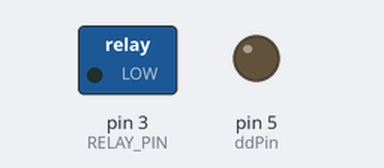
Simulated run of this sketch. Board: Arduino Uno, built with avr-gcc and run on an emulated ATmega328P. Parts: switched loads named in the sketch (green lamp = pin HIGH), output pins drawn as LEDs (lit = HIGH).

Above: at 0.1 s.
At 5.7 s:
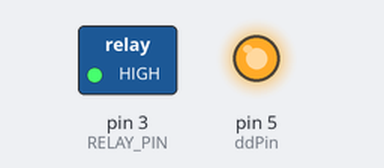
At 22.3 s:
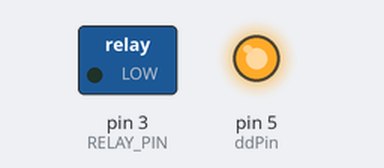
Timing chart, 0 to 23.8 s (numbered marks = the images above):
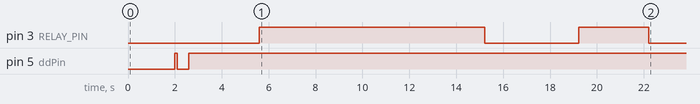

The sketch:

sketch_feb06a.ino
```cpp
#include "roombaDefines.h"
#include <SoftwareSerial.h>
const int RELAY_PIN = 3;
unsigned long minutes = 3000;

int rxPin = 10;
int txPin = 11;
SoftwareSerial Roomba(rxPin, txPin);

void setup()
{
  pinMode(RELAY_PIN, OUTPUT);

  Serial.begin(115200);
  while (!Serial) {}
  Roomba.begin(19200);
  while (!Roomba) {}
  pinMode(ddPin, OUTPUT);
//  pinMode(buttonPin, INPUT_PULLUP); // connected to Arduino pin 12 and used for "starting"

  delay(2000);

  wakeUp();
  startSafe();
  drive(500, 0);
  digitalWrite(RELAY_PIN, HIGH);
  delay(3000); // 3000
  driveStop();
  turnCCW(500,30);
  drive(500,0);
  digitalWrite(RELAY_PIN, LOW);
  delay(4000); // 4000
  //  driveStop();
//  turnCW(500,30);
//  drive(500,0);
// delay(1000);
// driveStop();
// turn CCW(500,50);
  digitalWrite(RELAY_PIN, HIGH);
  delay(3000); // 3000
  digitalWrite(RELAY_PIN, LOW);
  delay(1000);
  driveStop();


}

void loop()
{
//  if (millis() < minutes * .5) {
//    if (Serial.available() > 0) {
//    String message = Serial.readString();
//    if (message == "forward") {
//      drive(500, 0);
//      delay(1000);
//      driveStop();
//    } else if (message == "right") {
//      turnCW(500, 10);
//      delay(1000);
//      driveStop();
//    } else if (message == "left") {
//      turnCCW(500, 10);
//      delay(1000);
//      driveStop();
//    } else {
//      delay(1000);
//      driveStop();
//    }
//    int randChance = random(1,7);
//    if (randChance == 1){
//      digitalWrite(RELAY_PIN, HIGH);
//    } else if (randChance == 7) {
//      digitalWrite(RELAY_PIN, LOW);
//    } else if (randChance == 6) {
//      digitalWrite(RELAY_PIN, LOW);
//      }
//  }
//  } else {
//    delay(1000);
//    driveStop();
//    delay(1000);
//    digitalWrite(RELAY_PIN, LOW);
//  }
}

void wakeUp (void)
{
  //  setWarningLED(ON);
  digitalWrite(ddPin, HIGH);
  delay(100);
  digitalWrite(ddPin, LOW);
  delay(500);
  digitalWrite(ddPin, HIGH);
  delay(2000);
}

void startSafe()
{
  Roomba.write(128);  //Start
  Roomba.write(132);  //Safe mode
  delay(1000);
}

void drive(int velocity, int radius)
{
  clamp(velocity, -500, 500); //def max and min velocity in mm/s
  clamp(radius, -2000, 2000); //def max and min radius in mm

  Roomba.write(137);
  Roomba.write(velocity >> 8);
  Roomba.write(velocity);
  Roomba.write(radius >> 8);
  Roomba.write(radius);
}

//---------------------------------------------------------------

void driveWheels(int right, int left)
{
  clamp(right, -500, 500);
  clamp(left, -500, 500);

  Roomba.write(145);
  Roomba.write(right >> 8);
  Roomba.write(right);
  Roomba.write(left >> 8);
  Roomba.write(left);
}

//---------------------------------------------------------------
void driveWheelsPWM(int rightPWM, int leftPWM)
{
  clamp(rightPWM, -255, 255);
  clamp(leftPWM, -255, 255);

  Roomba.write(146);
  Roomba.write(rightPWM >> 8);
  Roomba.write(rightPWM);
  Roomba.write(leftPWM >> 8);
  Roomba.write(leftPWM);
}

//---------------------------------------------------------------
void turnCW(unsigned short velocity, unsigned short degrees)
{
  drive(velocity, -1);
  clamp(velocity, 0, 500);
  delay(6600);
  drive(0, 0);
}

//---------------------------------------------------------------
void turnCCW(unsigned short velocity, unsigned short degrees)
{
  drive(velocity, 1);
  clamp(velocity, 0, 500);
  delay(6600);
  drive(0, 0);
}

//---------------------------------------------------------------
void driveStop(void)
{
  drive(0, 0);
}

//---------------------------------------------------------------
void driveLeft(int left)
{
  driveWheels(left, 0);
}

//---------------------------------------------------------------
void driveRight(int right)
{
  driveWheels(0, right);
}
```

roombaDefines.h
```cpp
#define clamp(value, min, max) (value < min ? min : value > max ? max : value)

#define ON 1
#define OFF 0

// Motor Drive
# define MAX_SPEED 220 // 70% of top speed ==> 256
# define MIN_SPEED 70

int motorSpeed = 100;

char command = 0; // variable to store command received from IR or BT remote control
char state = 0;

int buttonPin = 12;
int ledPin=13;
int ddPin=5; // device detect

bool debrisLED;
bool spotLED;
bool dockLED;
bool warningLED;
byte color;
byte intensity;

char digit1;
char digit2;
char digit3;
char digit4;

// blocking sensor functions - these will request data and wait until a response is recieved, then return the response

int getSensorData(byte sensorID);
int * getSensorData(byte numOfRequests, byte requestIDs[]);

bool getSensorData(byte * buffer, byte bufferLength);

byte single_byte_packets[22] = {7, 8, 9, 10, 11, 12, 13, 14, 15, 17, 18, 21, 24, 34, 35, 36, 37, 38, 45, 52, 53, 58};
bool is_in_array(byte val);
```
